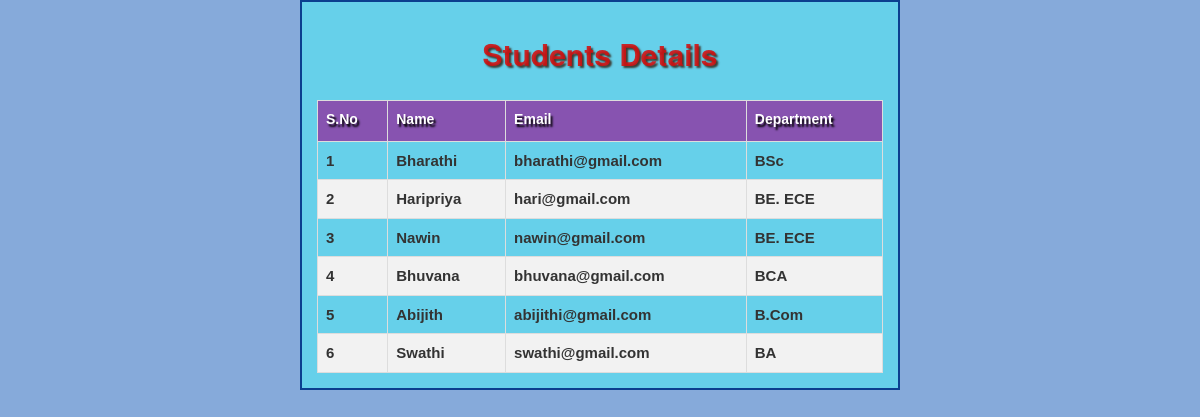
/home/, run on the app's committed database.
### myapp/models.py (models this page shows)
class Person(models.Model):
    name = models.CharField(max_length=30,unique=True)
    email = models.CharField(max_length=30)
    department = models.CharField(max_length=30)
    def __str__(self):
        return self.name

### myapp/views.py (the view)
# urls.py: path("home/", views.home, name='home'),
def home(request):
    if request.method == 'POST':
        form = UploadCSVForm(request.POST, request.FILES)
        if form.is_valid():
            csv_file = request.FILES['csv_file']
            if not csv_file.name.endswith('.csv'):
                messages.error(request, 'This is not a CSV file')
                return redirect('home.html')
            decoded_file = csv_file.read().decode('utf-8')
            io_string = io.StringIO(decoded_file)
            reader = csv.reader(io_string, delimiter=',')
            next(reader)
            added_count = 0
            skipped_count = 0
            for row in reader:
                name=row[0]
                email=row[1]
                department=row[2]
                if Person.objects.filter(name=name).exists():
                    skipped_count += 1
                    continue
                Person.objects.create(
                    name=name,
                    email=email,
                    department=department,
                )
                added_count += 1
            messages.success(request, f'Successfully added {added_count} entries.')
            return redirect('home')
    else:
        form = UploadCSVForm()
        data=Person.objects.all()
        print(data,"data")
        return render(request, 'home.html', {'form': form,'data':data})

### myapp/templates/home.html (shortened to what this page needs)
<!DOCTYPE html>
<html lang="en">
<head>
    <link rel="stylesheet" href="https://maxcdn.bootstrapcdn.com/bootstrap/3.3.7/css/bootstrap.min.css">
</head>
<body>
<div class="tab">
    <h2>Students Details</h2><br>
<table >
    <thead>
        <th>S.No</th>
        <th>Name</th>
        <th>Email</th>
        <th>Department</th>
    </thead>
    <tbody>
        {% for i in data %}
        <tr>
        <td>{{forloop.counter}}</td>
        <td>{{i.name}}</td>
        <td>{{i.email}}</td>
        <td>{{i.department}}</td>
        </tr>
        {% endfor %}
    </tbody>
</table>
</div>
</body>
</html>

### myapp/templates/home.html (style rules this page uses)
.tab { margin-left: 25%; border: 2px solid rgb(11, 63, 143); background-color: rgba(90, 222, 240, 0.733); width: 50%; padding: 15px; }
h2 { color: rgba(211, 16, 16, 0.877); text-align: center; font-weight: bold; text-shadow: rgb(61, 61, 52) 2px 2px 2px; }
body { background-color: #86aada; }
table { font-family: Arial, Helvetica, sans-serif; border-collapse: collapse; width: 100%; }
table td { border: 1px solid #ddd; padding: 8px; font-size: 15px; font-weight: bold; }
table tr:nth-child(even) { background-color: #f2f2f2; }
table th { padding-top: 12px; border: 1px solid #ddd; padding: 8px; padding-bottom: 12px; text-align: left; background-color: #951e99b2; color: white; text-shadow: black 2px 3px 2px; }

### data on the page
Person: name "Bharathi", email "bharathi@gmail.com", department "BSc"
Person: name "Haripriya", email "hari@gmail.com", department "BE. ECE"
Person: name "Nawin", email "nawin@gmail.com", department "BE. ECE"
Person: name "Bhuvana", email "bhuvana@gmail.com", department "BCA"
Person: name "Abijith", email "abijithi@gmail.com", department "B.Com"
Person: name "Swathi", email "swathi@gmail.com", department "BA"
